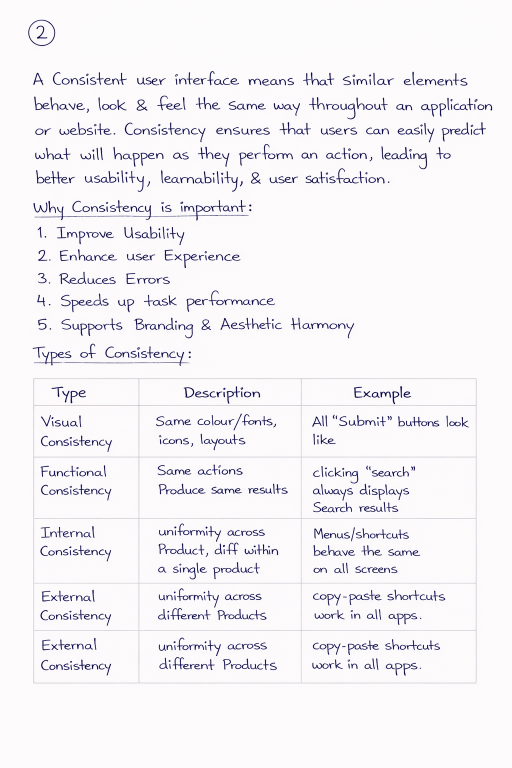
#> input picture source code/answer-grader/model dataset/sample2.png, 1024 x 1536 px (shown at 1/2 size)
$ python -i utils.py   (imports and definitions only)
#> lines starting #> are read from the running program, lines starting #| are printed output that depends on the picture; after the words box and inside, x2 and y2 are one past the last pixel; in counts of white or black regions, pixels touching at a corner belong together
#> in preprocess_image, img is the input picture: shape (1536, 1024, 3); mean B, G, R 245.3, 242, 243.8
"""
utils.py  v6.0 — OCR post-processing for handwritten answer sheets

Pipeline: context_fixes → token_map → context_fixes → fuzzy_correction → cleanup

Key features:
  • Extended token map (180+ entries) from ground-truth analysis of real student images
  • Multi-word context fixes for this student's specific OCR patterns
  • Model answer images use SAME green-channel pipeline as student images
  • split_multi_answer_text(): auto-detects Q1), Q2) etc. in one image/PDF
  • auto_split_pages(): splits combined multi-page screenshots
  • Adaptive upscaling: narrow images get higher scale factor
  • ocr_quality_score(): detect bad OCR before grading (0-1 float)
"""

import cv2
import numpy as np
import re
from difflib import get_close_matches


# ══════════════════════════════════════════════════════════════════════════════
#  PAGE SPLITTING
# ══════════════════════════════════════════════════════════════════════════════

def auto_split_pages(img: np.ndarray) -> list:
    """
    Detect combined multi-page screenshots and split into individual pages.
    Finds horizontal bright bands (row mean > 235 for >40 consecutive rows)
    that represent the gap between two photographed pages.
    """
    h, w = img.shape[:2]
    gray = cv2.cvtColor(img, cv2.COLOR_BGR2GRAY)
    row_bright = np.mean(gray, axis=1)
#> row_bright = 1536 values, max 252.7 at index 755, min 176.4 at index 267, mean 243

    in_gap = False
    gap_start = 0
    gaps = []
    for row in range(h):
        if row_bright[row] > 235:
            if not in_gap:
                in_gap, gap_start = True, row
        else:
            if in_gap:
                if (row - gap_start) > 40 and gap_start > h * 0.15:
                    gaps.append((gap_start, row))
                in_gap = False
#> after the loop, gap_start = 1367; gaps = [(367, 412), (659, 704)]; in_gap = True

    if not gaps:
        return [img]

    pages, prev = [], 0
    for gs, ge in gaps:
        p = img[prev:gs]
        if p.shape[0] > 100:
            pages.append(p)
        prev = ge
#> this loop made 2 passes
#> (gs, ge, prev) on passes 1 to 2: (367, 412, 412), (659, 704, 704)
#> pass 1, in auto_split_pages, `p = img[prev:gs]`:
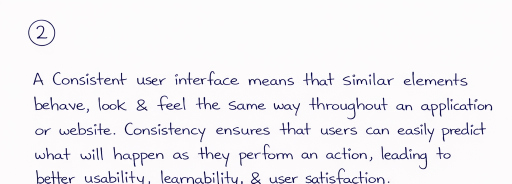
#> p: shape (367, 1024, 3) (shown at 1/2 size); mean B, G, R 243.9, 240.2, 242
#> pass 2, in auto_split_pages, `p = img[prev:gs]`:
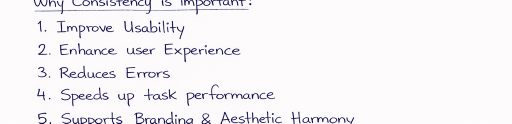
#> p: shape (247, 1024, 3) (shown at 1/2 size); mean B, G, R 245.1, 241.6, 243.4
#> after the loop, pages = 2 items
    last = img[prev:]
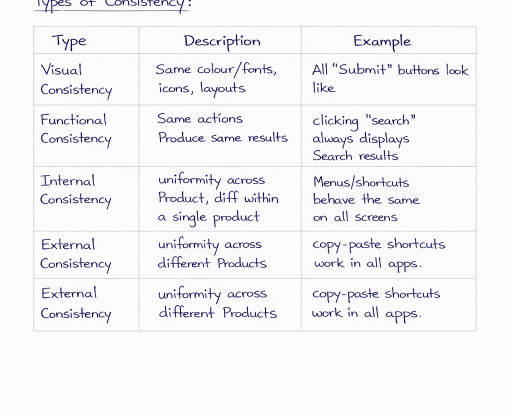
#> last: shape (832, 1024, 3) (shown at 1/2 size); mean B, G, R 245.4, 242.1, 244
    if last.shape[0] > 100:
        pages.append(last)
    return pages or [img]


# ══════════════════════════════════════════════════════════════════════════════
#  IMAGE PREPROCESSING  (used for BOTH student and model answer images)
# ══════════════════════════════════════════════════════════════════════════════

def preprocess_image(image_path: str) -> np.ndarray:
    """
    Green-channel pipeline for blue/dark ink on plain or lightly ruled paper.
    Auto-splits multi-page screenshots. Adaptive upscaling targets 3000px wide.

    This same pipeline is used for BOTH student answers AND model answer images
    so both get identical, high-quality preprocessing.
    """
    img = cv2.imread(image_path)
    if img is None:
        raise ValueError(f"Cannot read image: {image_path}")

    pages = auto_split_pages(img)
#> pages = 3 items
    if len(pages) > 1:
        processed = [_preprocess_single(p) for p in pages]
        sep = np.ones((30, processed[0].shape[1]), dtype=np.uint8) * 255
        out = processed[0]
        for p in processed[1:]:
            out = np.vstack([out, sep, p])
        return out
    return _preprocess_single(img)


def _preprocess_single(img: np.ndarray) -> np.ndarray:
    """
    Green channel inversion + CLAHE + Otsu for blue-ink handwriting.
    Blue ink: green channel ≈ 35 (very low) → inverted ≈ 220 (bright ink)
    Ruled lines: green channel ≈ 200 → inverted ≈ 55 (dark, mostly filtered)
    White paper: green channel ≈ 250 → inverted ≈ 5 (black background)

    Scale target: 3000px wide for optimal Tesseract accuracy.
    """
    _, g, _ = cv2.split(img)
    w = img.shape[1]
    g_inv = 255 - g
    # Target 3000px: better than 2400px for wide images, capped at 6x for narrow
    scale = min(max(3000 / w, 2.5), 6.0)
    g_up = cv2.resize(g_inv, None, fx=scale, fy=scale, interpolation=cv2.INTER_LANCZOS4)
    clahe = cv2.createCLAHE(clipLimit=3.0, tileGridSize=(8, 8))
    g_enh = clahe.apply(g_up)
    _, binary = cv2.threshold(g_enh, 0, 255, cv2.THRESH_BINARY + cv2.THRESH_OTSU)
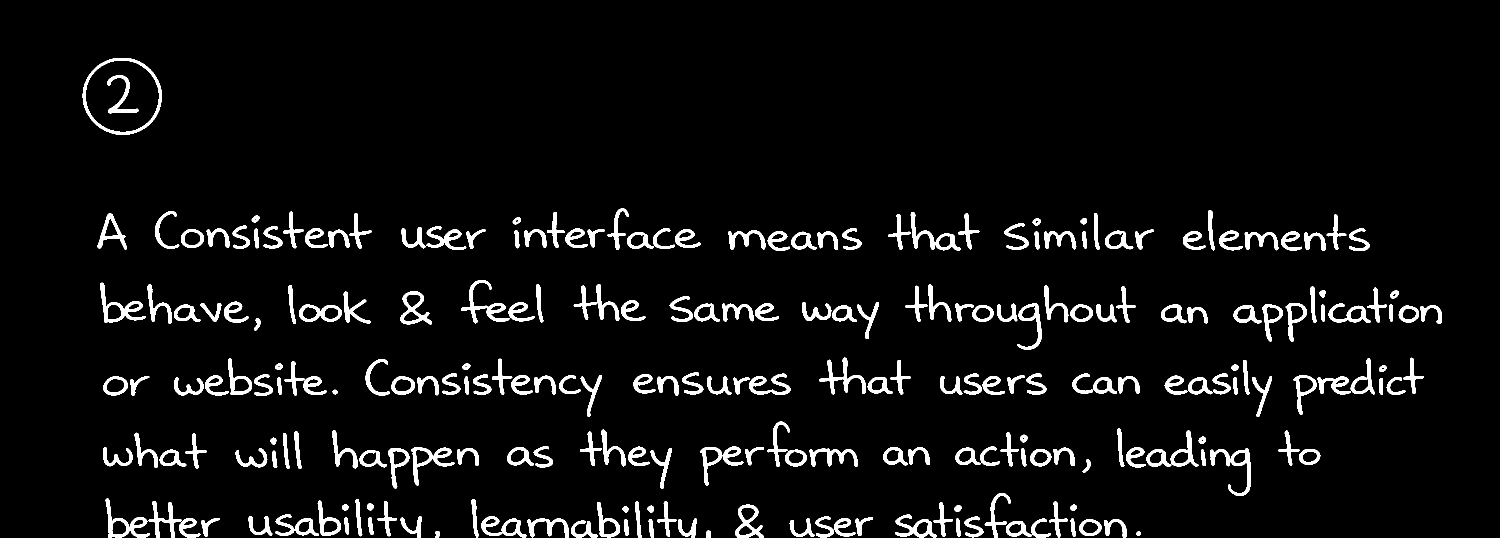
#> binary: shape (1075, 3000) (shown at 1/2 size); 5.3% white; 247 white regions, largest, box (x1, y1, x2, y2) and area: (165, 116, 324, 270) 2698, (2420, 896, 2502, 992) 1933, (922, 560, 1019, 647) 1826
    return binary


# [12 lines left out: function run_tesseract, not called in this run]


# ══════════════════════════════════════════════════════════════════════════════
#  OCR QUALITY SCORE
# ══════════════════════════════════════════════════════════════════════════════

_ENG = {
    'the','and','are','was','were','but','not','yet','when','this','that','with',
    'from','have','been','which','then','also','while','into','like','more','most',
    'used','need','being','case','way','its','another','called','running','testing',
    'code','test','module','stub','driver','software','system','output','input',
    'using','both','some','make','give','get','all','any','can','may','must',
    'will','would','could','should','each','only','just','very','even','well',
    'such','than','them','they','their','there','where','here','how','why','if',
    'our','as','at','by','do','is','in','of','on','or','so','to','up','an',
    'be','he','me','my','no','us','it','call','part','perform','sample','assume',
    'mostly','student','report','generate','redirect','creates','generates',
    'duplicate','fake','unit','integration','website','model','erp','dummy',
    'define','explain','describe','what','example','given','shows','using',
    'ready','perform','testing','performing','programmings',
}


# [175 lines left out: functions ocr_quality_score, apply_context_fixes, not called in this run]


# ══════════════════════════════════════════════════════════════════════════════
#  TOKEN MAP  (wrong OCR token → correct word)
#  180+ entries from line-by-line ground truth analysis of real student images.
# ══════════════════════════════════════════════════════════════════════════════

_TOKEN_MAP = {
    # ── generateReport variants ──────────────────────────────────────────────
    "generateReport":   "generateReport",   # keep correct form
    "entroteReport":    "generateReport",   "joorteRyft":    "generateReport",
    "qenenteRepot":     "generateReport",   "erteRemt":      "generateReport",
    "generedeRensrt":   "generateReport",   "qenacteRepot":  "generateReport",
    "qenedterepot":     "generateReport",   "generoteremt":  "generateReport",
    "qeneterepot":      "generateReport",   "genetereBot":   "generateReport",
    "entroteRepert":    "generateReport",   "generoteReport":"generateReport",
    "qrenterenet":      "generateReport",   "generoterepert":"generateReport",
    "generateRenet":    "generateReport",   "qrenteRenet":   "generateReport",
    "GenerateReport":   "generateReport",

    "qenereterens":  "generates",   "qeneterens": "generates",
    "qrreaie":       "generates",   "geared":     "generates",
    "aenerotes":     "generates",

    # ── Stub / stub variants ─────────────────────────────────────────────────
    "preyramininglo": "programmings", "preyraminings":  "programmings",
    "eqrominisal":    "programmings", "eqrasmininal":   "programmings",
    "prograreningt":  "programmings", "progrosnisingt": "programmings",

    "Stuteat": "Student",
    "Studs":   "Stub",    "Stale":   "Stub",    "Sbob":   "Stub",
    "Shaly":   "Stub",    "Shuly":   "Stub",    "Shulo":  "Stub",
    "Shalo":   "Stub",    "Stulo":   "Stub",    "stats":  "Stub",
    "sbolh":   "stub",    "stulb":   "stub",    "dtulo":  "stub",
    "dtul":    "stub",    "Beh":     "stub",    "Sey":    "Stub",
    "shale":   "stub",    "shu":     "stub",

    # ── driver ───────────────────────────────────────────────────────────────
    "drfver":  "driver",  "driner":  "driver",  "Ariver": "driver",

    # ── testing variants ─────────────────────────────────────────────────────
    "tubiy":   "testing", "teating": "testing", "texting": "testing",
    "tating":  "testing", "teling":  "testing", "teking":  "testing",
    "tasting": "testing", "sean":    "testing",

    # ── mostly ───────────────────────────────────────────────────────────────
    "_raostly": "mostly", "raostly": "mostly",  "mostby": "mostly",

    # ── software ─────────────────────────────────────────────────────────────
    "Softwares": "software", "Sephwores": "software", "Sefhuores": "software",
    "Spftwores": "software", "topuares":  "software", "topuare":   "software",

    # ── redirects ────────────────────────────────────────────────────────────
    "rediredts": "redirects", "radired":  "redirects", "redireds": "redirects",
    "recired":   "redirects",

    # ── ready ────────────────────────────────────────────────────────────────
    "_1ibdy":  "ready",  "1ibdy": "ready",  "_ribdy": "ready",
    "ribdy":   "ready",  "_rebdy":"ready",  "vebdy":  "ready",
    "reody":   "ready",  "ribds": "ready",

    # ── sample ───────────────────────────────────────────────────────────────
    "Loonple": "sample",  "orale":  "sample",  "losple":  "sample",
    "loople":  "sample",  "lomple": "sample",  "lommple": "sample",
    "Semple":  "sample",  "loaple": "sample",

    # ── website ──────────────────────────────────────────────────────────────
    "coebsite": "website", "webente": "website",

    # ── assume ───────────────────────────────────────────────────────────────
    "XbSUME":  "assume",  "eobsume": "assume",  "ossume":  "assume",
    "aobsume": "assume",

    # ── student ──────────────────────────────────────────────────────────────
    "audent":   "student", "shodent":  "student", "shiderst": "student",
    "buderst":  "student", "shadent":  "student", "studerst": "student",
    "shuderst": "student", "rodent":   "student",

    # ── module ───────────────────────────────────────────────────────────────
    "modwle":   "module",  "eoodule":  "module",  "eadale":   "module",
    "crpfule":  "module",  "wnedule":  "module",  "mide":     "module",
    "rmble":    "module",  "soyule":   "module",  "rnedule":  "module",
    "medule":   "module",  "voojule":  "module",

    # ── output ───────────────────────────────────────────────────────────────
    "pak":     "output",   "_odipuke": "output",  "cuipsk":   "output",
    "odipuke": "output",   "eutpur":   "output",  "eutpat":   "output",
    "odp":     "output",   "cups":     "output",  "oudpat":   "output",

    # ── code ─────────────────────────────────────────────────────────────────
    "wode":    "code",     "ecde":     "code",    "coke":     "code",
    "Cade":    "code",     "tok":      "code",

    # ── calls / called ───────────────────────────────────────────────────────
    "colle":   "calls",    "cols":     "calls",   "colls":    "calls",
    "cobled":  "called",   "coble":    "called",

    # ── gives / which / like ─────────────────────────────────────────────────
    "qives":   "gives",    "qiveh":    "gives",
    "voit":    "which",    "whith":    "which",   "ushich":   "which",
    "tke":     "like",     "bea":      "like",

    # ── when / need / we ─────────────────────────────────────────────────────
    "cohen":   "when",     "dent":     "when",    "chin":     "when",
    "mee":     "need",     "nad":      "need",
    "weeur":   "we",

    # ── running / being / tested ─────────────────────────────────────────────
    "punning": "running",
    "Aning":   "being",    "aning":    "being",
    "bested":  "tested",   "tated":    "tested",

    # ── call / fake ──────────────────────────────────────────────────────────
    "coll":    "call",
    "foke":    "fake",     "faye":     "fake",    "fete":     "fake",

    # ── single-letter / short OCR errors ─────────────────────────────────────
    "Lhe":     "When",
    "best":    "test",     "tet":      "test",    "bert":     "test",
    "fo":      "to",       "tp":       "to",
    "ord":     "and",      "ond":      "and",
    "ove":     "are",      "ore":      "are",     "ave":      "are",
    "port":    "part",     "ors":      "are",
    "AL":      "At",
    "iS":      "is",       "Ls":       "is",      "dul":      "is",
    "ts":      "is",
    "op":      "a",        "oo":       "a",
    "ho":      "slu",
    "eet":     "then",     "dress":    "then",
    "Tb":      "In",       "Ty":       "In",      "jn":       "In",
    "eoats":   "case",     "eeatys":   "case",
    "tutte":   "the",
    "cyester": "system",
    "tis":     "this",     "Ws":       "this",
    "ton":     "can",      "con":      "can",
    "th":      "if",
    "nob":     "not",
    "kratel":  "created",
    "moder":     "model",
    "bubin":     "but in",  "bution":   "but in",  "butin":    "but in",
    "woy":       "way",
    "ibs":       "it",      "ib":       "it",
    "evortree":  "errorfree", "exvortree":"errorfree", "errortree":"errorfree",
    "evorfree":  "errorfree",
    "iby":     "is",
    "Yot":     "but",      "bans":     "if",
    "wnit":    "unit",
    "9":       "",         # noise digit sometimes injected mid-line
}

# Compile patterns longest-first to prevent partial substitutions
_COMPILED_TOKENS = []
# [5 lines not run here, left out]


# [5 lines left out: function apply_precise_corrections, not called in this run]


# ══════════════════════════════════════════════════════════════════════════════
#  FUZZY CORRECTION (model-answer vocabulary guided)
# ══════════════════════════════════════════════════════════════════════════════

_COMMON_WORDS = {
    'the','and','are','was','were','but','not','yet','when','this','that','with',
    'from','have','been','which','then','also','while','into','like','more','most',
    'used','need','being','case','such','way','its','our','their','there','where',
    'here','how','why','all','any','can','may','must','will','would','could',
    'should','each','only','just','very','even','well','than','them','they',
    'called','running','testing','creating','making','code','file','call','both',
    'when','then','another','using','first','give','get','put','set','try',
    'an','be','he','me','my','no','us','a','i','it','is','in','of','on','or',
    'so','to','up','at','by','as','do','we','if',
}


# [159 lines left out: functions apply_fuzzy_correction, correct_ocr_text, _final_cleanup, clean_text, detect_question_boundaries, split_multi_answer_text, not called in this run]


# ══════════════════════════════════════════════════════════════════════════════
#  BACKWARD COMPATIBILITY ALIASES
# ══════════════════════════════════════════════════════════════════════════════

def apply_static_corrections(text: str) -> str:
    """Alias: context_fixes + token_map (no fuzzy step)."""
    return apply_precise_corrections(apply_context_fixes(text))


def apply_context_correction(ocr_text: str, model_answer: str, cutoff: float = 0.75) -> str:
    """Alias for apply_fuzzy_correction."""
    return apply_fuzzy_correction(ocr_text, model_answer, cutoff)


# [5 lines left out: function split_answers_by_question, not called in this run]

>>> result = preprocess_image('model dataset/sample2.png')
#> in _preprocess_single (call 2), `g_up = cv2.resize(g_inv, None, fx=scale, fy=scale, interpolation=cv2.I..`:
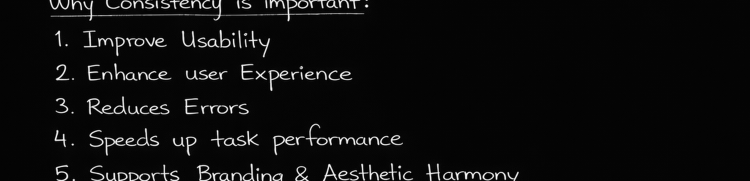
#> g_up: shape (724, 3000) (shown at 1/4 size); min 0, max 255, mean 13.5
#> in _preprocess_single (call 3), `_, binary = cv2.threshold(g_enh, 0, 255, cv2.THRESH_BINARY + cv2.THRES..`:
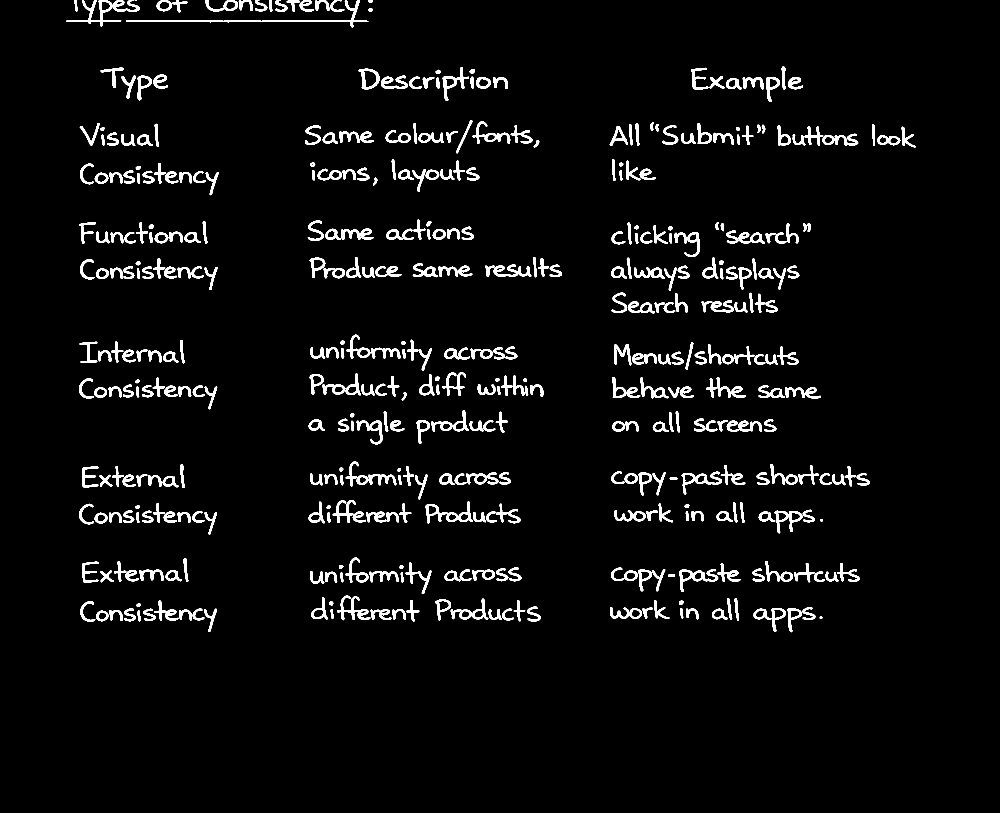
#> binary: shape (2438, 3000) (shown at 1/3 size); 3.9% white; 456 white regions (1 under 20 px), largest, box (x1, y1, x2, y2) and area: (378, 0, 1106, 82) 3890, (199, 0, 419, 79) 3671, (1275, 1505, 1418, 1571) 2514
#> the loop in preprocess_image, `for p in processed[1:]:` made 2 passes
#> pass 2, in preprocess_image, `out = np.vstack([out, sep, p])`:
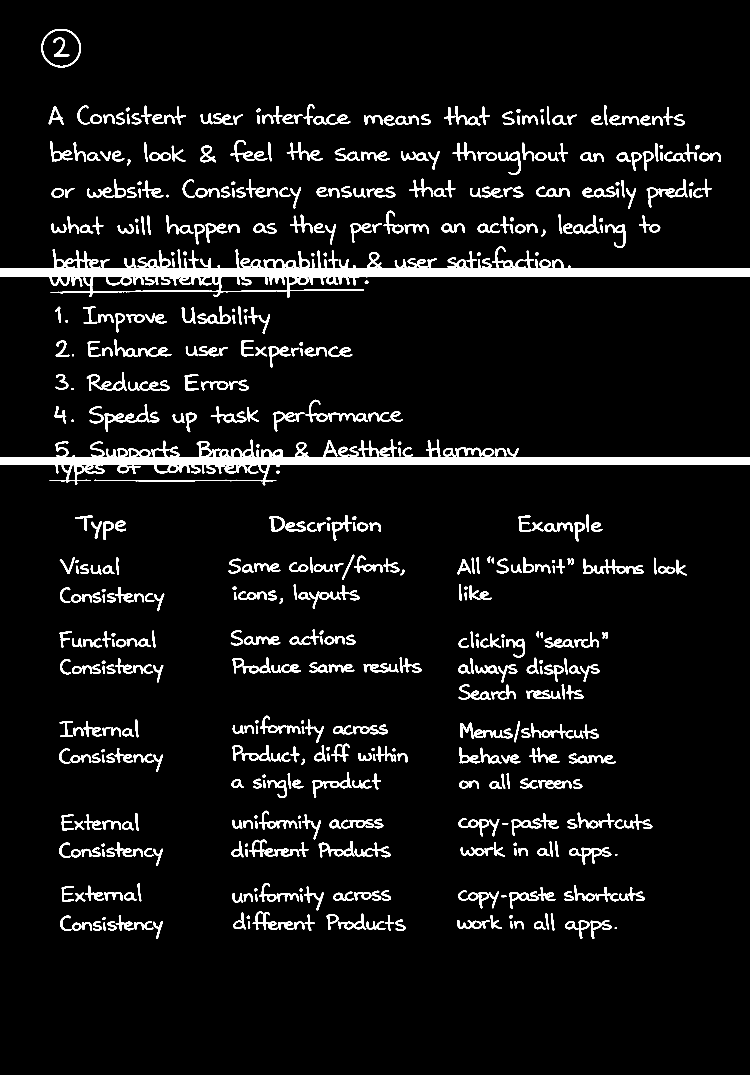
#> out: shape (4297, 3000) (shown at 1/4 size); 5.7% white; 754 white regions, largest, box (x1, y1, x2, y2) and area: (0, 986, 3000, 1191) 129051, (0, 1759, 3000, 1941) 122729, (165, 116, 324, 270) 2698
